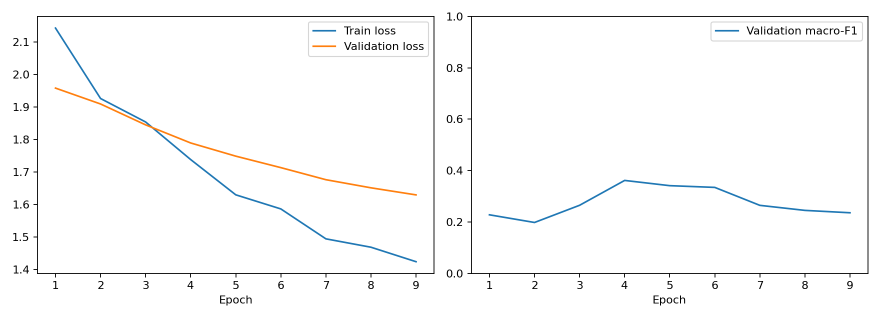
#> input picture experiments/B0_run01/results/learning_curves.png, 1760 x 640 px (shown at 1/2 size)
$ python -i prepare_tv1_w6.py   (imports and definitions only)
#> lines starting #> are read from the running program, lines starting #| are printed output that depends on the picture
#> further down, picture is the input picture: PIL image 1760x640 RGBA; mean R, G, B, A 250.2, 250.3, 250.4, 255
"""Audit and publish a train-only extension without changing the frozen pilot.

Stages: scan (after downloads), sheets, release (after recorded visual review),
verify. Per-image receipts resume decoding after rechecking the encoded bytes.
No model is loaded and no source label or split is reassigned.
"""
import argparse
from collections import Counter, defaultdict
from concurrent.futures import ThreadPoolExecutor
import hashlib
import json
from pathlib import Path
import platform

import numpy as np
import PIL
from PIL import Image, ImageDraw, ImageFont
import scipy
from scipy.fft import dctn

from download_subset import (ROOT, atomic_json, inspect_image, load_json, read_rows,
                             receipt_path, safe_image_path, sha256, utc_now)
from comparison_data import eligible_crops, require, select, audit, repo_path
from prepare_tv1_w5 import encoded, write_bytes, verify_files
from task_lock import state_lock
from split_swg import audit_records

CONFIG = ROOT / 'configs/train_expansion_w6_v1.json'
CODE = ('prepare_tv1_w6.py', 'comparison_data.py', 'download_subset.py',
        'prepare_tv1_w5.py', 'split_swg.py', 'task_lock.py')
QUALITY_KEYS = ('local_path', 'sha256', 'pixel_sha256', 'bytes', 'image_format',
                'image_mode', 'validated_utc')


# [63 lines left out: functions fingerprint, context, receipt_rows, not called in this run]


def bit_hash(bits):
    return int.from_bytes(np.packbits(np.asarray(bits).reshape(-1)).tobytes(), 'big')


def perceptual_hashes(image):
    gray = image.convert('L')
    pixels = np.asarray(gray.resize((32, 32), Image.Resampling.LANCZOS), dtype=np.float64)
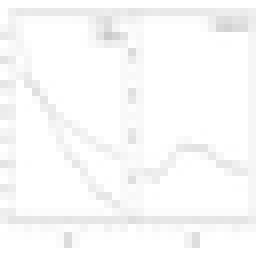
#> pixels: shape (32, 32) float64 (shown 8 times larger); min 203, max 255, mean 249.8
    small = dctn(pixels, type=2, norm='ortho')[:8, :8].reshape(-1)
#> small = 64 values, max 7994.9 at index 0, min -48.74 at index 4, mean 123.7
    bits = small > np.median(small[1:])
    bits[0] = False
    horizontal = np.asarray(gray.resize((9, 8), Image.Resampling.LANCZOS), dtype=np.int16)
    vertical = np.asarray(gray.resize((8, 9), Image.Resampling.LANCZOS), dtype=np.int16)
    return {'phash64': f'{bit_hash(bits):016x}',
            'dhash128': f'{bit_hash(np.concatenate(((horizontal[:, 1:] > horizontal[:, :-1]).ravel(), (vertical[1:] > vertical[:-1]).ravel()))):032x}'}


# [69 lines left out: functions checked_feature, screen_duplicates, sample_visual, not called in this run]


def stats(rows):
    return {'images': len(rows), 'sequences': len({r['seq_id'] for r in rows}),
            'locations': len({r['location'] for r in rows}), 'boxes': sum(len(r['boxes']) for r in rows)}


# [297 lines left out: functions scan, verify_audit, visual_decisions, release, sheets, verify_release and 1 more, not called in this run]


# [2 lines not run here, left out]

>>> from PIL import Image
>>> picture = Image.open('../experiments/B0_run01/results/learning_curves.png')
>>> result = perceptual_hashes(picture)
#> result = {'phash64': '32137b705e07cc4e', 'dhash128': '588ccc6cab848a236f3380c9406700df'}
